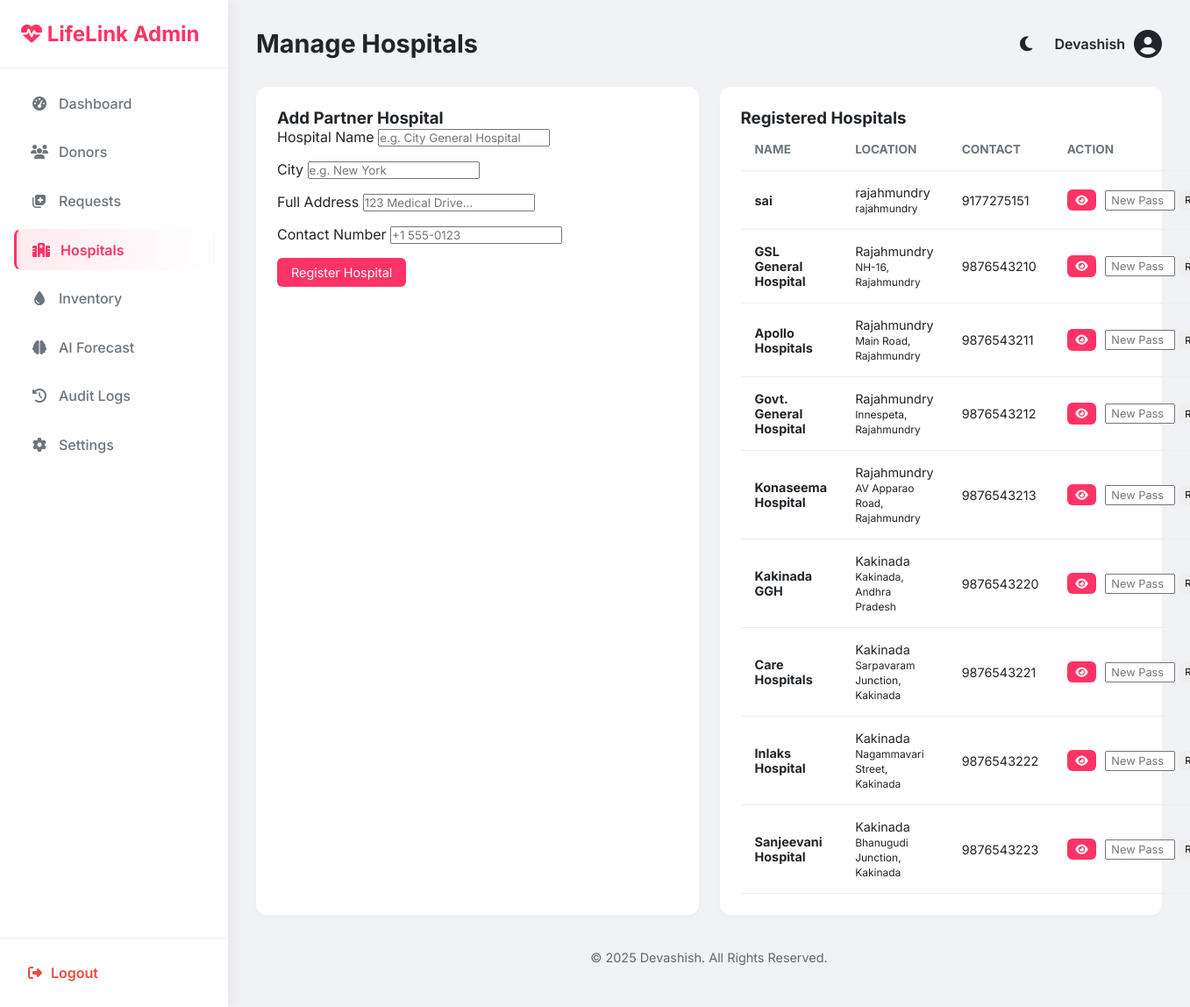
/admin/hospitals (signed in), run on the app's committed database.
### models.py (models this page shows, shortened)
class Admin(UserMixin, db.Model):
    __tablename__ = 'admins'
    id = db.Column(db.Integer, primary_key=True)
    username = db.Column(db.String(50), unique=True, nullable=False)
    password_hash = db.Column(db.String(200), nullable=False)
    role = db.Column(db.String(20), default='SuperAdmin')

class Hospital(UserMixin, db.Model):
    __tablename__ = 'hospitals'
    id = db.Column(db.Integer, primary_key=True)
    name = db.Column(db.String(100), nullable=False)
    email = db.Column(db.String(100), unique=True, nullable=True)
    password_hash = db.Column(db.String(200), nullable=True)
    city = db.Column(db.String(50), nullable=False)
    address = db.Column(db.String(255), nullable=False)
    mobile_number = db.Column(db.String(20), unique=True, nullable=False)
    latitude = db.Column(db.Float, nullable=True)
    longitude = db.Column(db.Float, nullable=True)
    blood_stock = db.Column(db.JSON, default={})
    is_approved = db.Column(db.Boolean, default=True)

### app.py (the view)
@app.route('/admin/hospitals')
@login_required
def manage_hospitals():
    if not isinstance(current_user, Admin): return "Unauthorized", 403
    hospitals = Hospital.query.all()
    return render_template('admin/manage_hospitals.html', hospitals=hospitals)

### app.py (called while the page is built, shortened)
@app.after_request
def add_header(response):
    response.headers['Cache-Control'] = 'no-store, no-cache, must-revalidate, post-check=0, pre-check=0, max-age=0'
    response.headers['Pragma'] = 'no-cache'
    response.headers['Expires'] = '-1'
    return response

@login_manager.user_loader
def load_user(user_id):
    if user_id.startswith('admin_'):
        try:
            uid = int(user_id.split('_')[1])
            return db.session.get(Admin, uid)
        except (IndexError, ValueError):
            return None

@app.context_processor
def inject_translations():
    lang = session.get('lang', 'en')
    def _t(key, **kwargs):
        text = TRANSLATIONS.get(lang, TRANSLATIONS['en']).get(key, key)
        for k, v in kwargs.items():
            text = text.replace(f"{{{k}}}", str(v))
        return text
    return dict(_=_t, current_lang=lang, datetime=datetime)

@app.before_request
def run_background_tasks():
    if not request.path.startswith('/static'):
        try:
            update_request_statuses()
            send_eligibility_reminders()
        except:
            pass # Keep app stable if DB is not ready

def update_request_statuses():
    try:
        now = datetime.utcnow()
        expiry_threshold = now - timedelta(hours=24)
        expired_reqs = BloodRequest.query.filter(
            BloodRequest.status == 'Pending',
            BloodRequest.created_at <= expiry_threshold
        ).all()
        for req in expired_reqs:
            req.status = 'Expired'
        expired_broadcasts = HospitalBroadcast.query.filter(
            HospitalBroadcast.status == 'Active',
            HospitalBroadcast.created_at <= expiry_threshold
        ).all()
        for b in expired_broadcasts:
            b.status = 'Expired'
        db.session.commit()
    except Exception as e:
        print(f"Error updating request statuses: {e}")
        db.session.rollback()

def send_eligibility_reminders():
    try:
        now = date.today()
        donors = User.query.filter_by(is_available=False).all()
        for donor in donors:
            if donor.last_donation_date:
                gap = (now - donor.last_donation_date).days
        db.session.commit()
    except:
        db.session.rollback()

### templates/admin/manage_hospitals.html (shortened to what this page needs)
{% extends 'admin/base.html' %}
{% block title %}Manage Hospitals{% endblock %}
{% block content %}
<div class="grid">
    <div class="card">
        <h3>Add Partner Hospital</h3>
        <form action="{{ url_for('add_hospital') }}" method="POST">
            <div style="margin-bottom: 1rem;">
                <label>Hospital Name</label>
                <input type="text" name="name" required placeholder="e.g. City General Hospital">
            </div>
            <div style="margin-bottom: 1rem;">
                <label>City</label>
                <input type="text" name="city" required placeholder="e.g. New York">
            </div>
            <div style="margin-bottom: 1rem;">
                <label>Full Address</label>
                <input type="text" name="address" required placeholder="123 Medical Drive...">
            </div>
            <div style="margin-bottom: 1rem;">
                <label>Contact Number</label>
                <input type="text" name="contact" required placeholder="+1 555-0123">
            </div>
            <button type="submit" class="btn btn-primary">Register Hospital</button>
        </form>
    </div>
    <div class="card">
        <h3>Registered Hospitals</h3>
        {% if hospitals %}
        <table style="font-size: 0.9rem;">
            <thead>
                <tr>
                    <th>Name</th>
                    <th>Location</th>
                    <th>Contact</th>
                    <th>Action</th>
                </tr>
            </thead>
            <tbody>
                {% for h in hospitals %}
                <tr>
                    <td><b>{{ h.name }}</b></td>
                    <td>{{ h.city }}<br><small>{{ h.address }}</small></td>
                    <td>{{ h.mobile_number }}</td>
                    <td>
                        <div style="display: flex; gap: 10px; align-items: center;">
                            <a href="{{ url_for('admin_hospital_profile', hospital_id=h.id) }}" class="btn btn-sm btn-primary" title="View Profile"><i class="fas fa-eye"></i></a>
                            <form action="{{ url_for('reset_hospital_password', h_id=h.id) }}" method="POST" style="display: flex; gap: 5px;">
                                <input type="password" name="new_password" required placeholder="New Pass" style="padding: 2px 5px; font-size: 0.8rem; width: 80px;">
                                <button type="submit" class="btn btn-sm btn-outline" style="padding: 2px 6px; font-size: 0.7rem;">Reset</button>
                            </form>
                        </div>
                    </td>
                </tr>
                {% endfor %}
            </tbody>
        </table>
        {% else %}
        <p style="color: grey; padding: 1rem;">No hospitals added yet.</p>
        {% endif %}
    </div>
</div>
{% endblock %}

### templates/admin/base.html (shortened to what this page needs)
<!DOCTYPE html>
<html lang="en">
<head>
    <link rel="stylesheet" href="https://cdnjs.cloudflare.com/ajax/libs/font-awesome/6.4.0/css/all.min.css">
    <link rel="stylesheet"
        href="{{ url_for('static', filename='css/admin_style.css') }}?v={{ range(1, 10000) | random }}">
</head>
<body class="admin-body">
    <nav class="sidebar">
        <div class="sidebar-brand">
            <i class="fas fa-heartbeat"></i> LifeLink Admin
        </div>
        <ul class="sidebar-menu">
            <li><a href="{{ url_for('admin_dashboard') }}" class="{{ 'active' if request.endpoint == 'admin_dashboard' else '' }}"><i class="fas fa-tachometer-alt"></i>
                    Dashboard</a></li>
            <li><a href="{{ url_for('admin_donors') }}" class="{{ 'active' if request.endpoint == 'admin_donors' else '' }}"><i class="fas fa-users"></i> Donors</a></li>
            <li><a href="{{ url_for('admin_requests') }}" class="{{ 'active' if request.endpoint == 'admin_requests' else '' }}"><i class="fas fa-notes-medical"></i> Requests</a></li>
            <li><a href="{{ url_for('manage_hospitals') }}" class="{{ 'active' if request.endpoint == 'manage_hospitals' or request.endpoint == 'reset_hospital_password' else '' }}"><i class="fas fa-hospital"></i> Hospitals</a></li>
            <li><a href="{{ url_for('admin_inventory') }}" class="{{ 'active' if request.endpoint == 'admin_inventory' else '' }}"><i class="fas fa-tint"></i> Inventory</a></li>
            <li><a href="{{ url_for('admin_forecast') }}" class="{{ 'active' if request.endpoint == 'admin_forecast' else '' }}"><i class="fas fa-brain"></i> AI Forecast</a></li>
            <li><a href="{{ url_for('admin_audit_logs') }}" class="{{ 'active' if request.endpoint == 'admin_audit_logs' else '' }}"><i class="fas fa-history"></i> Audit Logs</a></li>
            <li><a href="{{ url_for('admin_settings') }}" class="{{ 'active' if request.endpoint == 'admin_settings' else '' }}"><i class="fas fa-cog"></i> Settings</a></li>
        </ul>
        <div class="sidebar-footer">
            <a href="{{ url_for('logout') }}"><i class="fas fa-sign-out-alt"></i> Logout</a>
        </div>
    </nav>
    <main class="main-content">
        <header class="top-bar">
            <h2>{% block title %}Dashboard{% endblock %}</h2>
            <div class="user-info">
                <button class="theme-toggle" id="themeToggle" onclick="toggleTheme()" title="Toggle Dark/Light Mode"
                    style="margin-right: 15px;">
                    <i class="fas fa-moon" id="themeIcon"></i>
                </button>
                <span>{{ current_user.username }}</span>
                <i class="fas fa-user-circle fa-2x"></i>
            </div>
        </header>
        <div class="content-wrapper">
            {% block content %}{% endblock %}
        </div>
        <footer style="text-align: center; padding: 1rem; color: #666; font-size: 0.9rem; margin-top: auto;">
            <p>&copy; 2025 Devashish. All Rights Reserved.</p>
        </footer>
    </main>
</body>
</html>

### static/css/admin_style.css (style rules this page uses)
:root { --primary: #ff3366; --secondary: #2b2d42; --success: #2ecc71; --danger: #e74c3c; --dark: #212529; --light: #f8f9fa; --gray: #6c757d; --sidebar-width: 260px; --bg-color: #f0f2f5; --card-bg: #ffffff; --border-color: #eee; }
* { margin: 0; padding: 0; box-sizing: border-box; font-family: 'Inter', sans-serif; }
body.admin-body { display: flex; min-height: 100vh; background: var(--bg-color); color: var(--dark); }
.sidebar { width: var(--sidebar-width); background: var(--card-bg); color: var(--dark); position: fixed; height: 100%; box-shadow: 4px 0 15px rgba(0,0,0,0.05); display: flex; flex-direction: column; z-index: 100; }
.sidebar-brand { padding: 1.5rem; font-size: 1.5rem; font-weight: 700; color: var(--primary); border-bottom: 1px solid var(--border-color); }
.sidebar-menu { list-style: none; padding: 1rem; flex: 1; overflow-y: auto; }
.sidebar-menu li { margin-bottom: 0.5rem; }
.sidebar-menu a { display: flex; align-items: center; gap: 10px; padding: 0.8rem 1rem; color: var(--gray); text-decoration: none; border-radius: 8px; transition: all 0.3s cubic-bezier(0.4, 0, 0.2, 1); font-weight: 500; border: 1px solid transparent; }
.sidebar-menu a i { width: 24px; text-align: center; transition: color 0.3s; }
.sidebar-menu a.active { background: linear-gradient(90deg, rgba(255, 51, 102, 0.1), transparent); color: var(--primary); border-left: 3px solid var(--primary); font-weight: 600; }
.sidebar-menu a.active i, .sidebar-menu a:hover i { color: var(--primary); }
.sidebar-footer { padding: 1rem; border-top: 1px solid var(--border-color); }
.sidebar-footer a { color: var(--danger); text-decoration: none; font-weight: 600; display: flex; align-items: center; gap: 10px; padding: 0.8rem 1rem; transition: 0.3s; border-radius: 8px; }
.main-content { margin-left: var(--sidebar-width); flex: 1; padding: 2rem; }
.top-bar { display: flex; justify-content: space-between; align-items: center; margin-bottom: 2rem; }
.top-bar h2 { font-size: 1.8rem; color: var(--dark); }
.user-info { display: flex; align-items: center; gap: 10px; font-weight: 600; }
.card { background: var(--card-bg); padding: 1.5rem; border-radius: 12px; box-shadow: 0 4px 6px rgba(0,0,0,0.02); margin-bottom: 1.5rem; }
.grid { display: grid; grid-template-columns: repeat(auto-fit, minmax(280px, 1fr)); gap: 1.5rem; }
table { width: 100%; border-collapse: collapse; }
th, td { padding: 1rem; text-align: left; border-bottom: 1px solid var(--border-color); }
th { color: var(--gray); font-size: 0.85rem; text-transform: uppercase; }
td { color: var(--dark); }
.btn { padding: 0.5rem 1rem; border-radius: 6px; text-decoration: none; border: none; cursor: pointer; font-size: 0.9rem; display: inline-block; }
.btn-primary { background: var(--primary); color: #fff; }
.btn-sm { padding: 0.3rem 0.6rem; font-size: 0.8rem; }

### templates/admin/base.html (style rules this page uses)
.theme-toggle { background: none; border: none; font-size: 1.2rem; cursor: pointer; color: var(--dark); }

### data on the page
Admin: username "Devashish"
Hospital: name "sai", city "rajahmundry", address "rajahmundry", mobile_number "9177275151"
Hospital: name "GSL General Hospital", city "Rajahmundry", address "NH-16, Rajahmundry", mobile_number "9876543210"
Hospital: name "Apollo Hospitals", city "Rajahmundry", address "Main Road, Rajahmundry", mobile_number "9876543211"
Hospital: name "Govt. General Hospital", city "Rajahmundry", address "Innespeta, Rajahmundry", mobile_number "9876543212"
Hospital: name "Konaseema Hospital", city "Rajahmundry", address "AV Apparao Road, Rajahmundry", mobile_number "9876543213"
Hospital: name "Kakinada GGH", city "Kakinada", address "Kakinada, Andhra Pradesh", mobile_number "9876543220"
Hospital: name "Care Hospitals", city "Kakinada", address "Sarpavaram Junction, Kakinada", mobile_number "9876543221"
Hospital: name "Inlaks Hospital", city "Kakinada", address "Nagammavari Street, Kakinada", mobile_number "9876543222"
Hospital: name "Sanjeevani Hospital", city "Kakinada", address "Bhanugudi Junction, Kakinada", mobile_number "9876543223"
